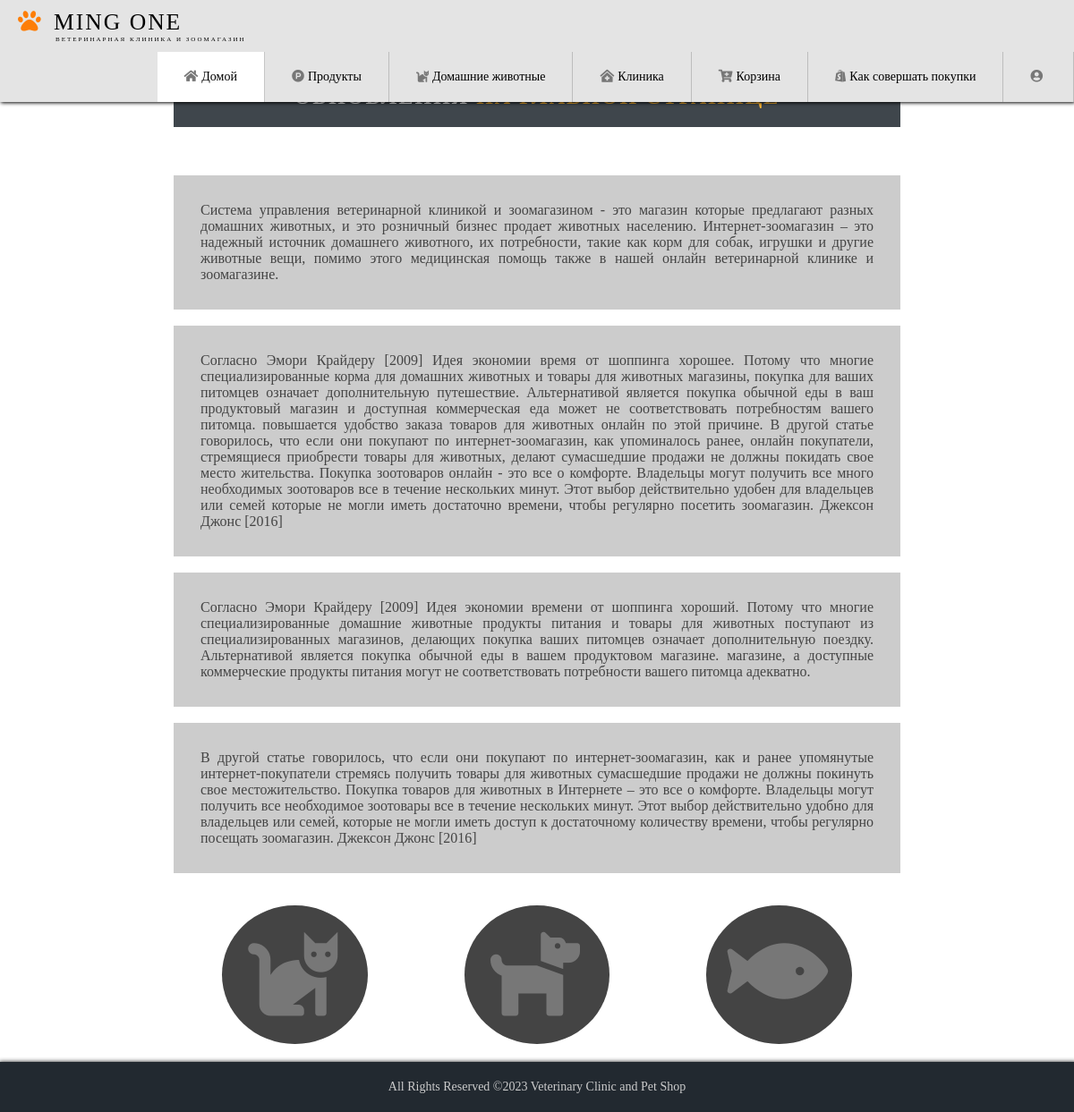
Page /customer/home.php on the committed database.
### tables this page shows
CREATE TABLE `home`  (
  `post_ID` int(10) NOT NULL AUTO_INCREMENT,
  `post_description` varchar(1000) NOT NULL,
  PRIMARY KEY (`post_ID`) USING BTREE
);

### customer/home.php (the view, shortened to what this page needs)
<?php
  $link = mysqli_connect("localhost", "root", "", "dbmingone");
	$sql = "SELECT * FROM `home`";
  $myData = mysqli_query($link,$sql);
?>
<!DOCTYPE html>
<html lang="en">
  <head>
    <link rel="stylesheet" href="../css/header.css" />
    <link rel="stylesheet" href="../css/main.css" />
    <link rel="stylesheet" href="../css/footer.css" />
    <link rel="stylesheet" href="../fontawesome\css\all.css" />
  </head>
  <body>
    <header class="header">
      <a href="#" class="logo">
        <i class="fas fa-paw" style="color: #fd7e07"></i>
        Ming One
        <p style="font-size: 7px; margin-left: 42px">
        ВЕТЕРИНАРНАЯ КЛИНИКА И ЗООМАГАЗИН
        </p>
      </a>
      <ul class="menu">
        <li class="active">
          <a href="./home.php"><i class="fa fa-home"></i>Домой</a>
        </li>
        <li>
          <a href="./products.php"
            ><i class="fab fa-product-hunt"></i>Продукты</a
          >
        </li>
        <li>
          <a href="./pets.php"><i class="fas fa-cat"></i>Домашние животные</a>
        </li>
        <li>
          <a href="./clinic.php"><i class="fas fa-clinic-medical"></i>Клиника</a>
        </li>
        <li>
          <a href="./cart.php"><i class="fa fa-cart-plus"></i>Корзина</a>
        </li>
        <li>
          <a href="./shop.php"><i class="fab fa-shopify"></i>Как совершать покупки</a>
        </li>
        <li style="text-transform: capitalize">
          <a href="../conn/logout.php" title="Click, Auto Signout">
            <i class="fa fa-user-circle"></i
            ><?php echo $_SESSION['uname']; ?>
          </a>
        </li>
      </ul>
    </header>
    <main>
      <h2>ОБНОВЛЕНИЯ <font color="orange">НА ГЛАВНОЙ СТРАНИЦЕ</font></h2>
      <br />
      <section>
      </section>
      <br />
      <p>
        <?php
    while($record = mysqli_fetch_assoc($myData)){
          $pd = $record['post_description'];
          echo"<p style='background: #ccc; color: #444; width:70%; margin:auto; padding: 30px; text-align: justify;'>
        $pd
      </p>
      <br />"; } mysqli_close($link); ?>
      <br />
      <div class="updates" id="coverX">
        <div class="update-0">
          <i class="fas fa-cat"></i>
        </div>
        <div class="update-1">
          <i class="fas fa-dog"></i>
        </div>
        <div class="update-2">
          <i class="fas fa-fish"></i>
        </div>
      </div>
    </main>
    <footer>
      <section class="footer-content">
        <ul class="footer-page">
          <li>All Rights Reserved &copy2023 Veterinary Clinic and Pet Shop</li>
        </ul>
      </section>
    </footer>
  </body>
</html>

### css/header.css (style rules this page uses)
* { margin: 0; padding: 0; box-sizing: border-box; }
body { margin: 0; background: #ccc; height: 80vh; }
a { color: black; }
.active { background-color: #fff; }
.header { background-color: rgb(228, 228, 228); box-shadow: 1px 1px 4px 0 rgba(0, 0, 0, 1); position: fixed; width: 100%; z-index: 3; }
.header ul { margin: 0; padding: 0; list-style-type: none; overflow: hidden; background-color: rgb(228, 228, 228); }
.header ul a { display: block; padding: 20px; font-size: 14px; border-right: 1px solid #aaaa; text-decoration: none; }
.header .logo { float: left; display: block; font-size: 1.6em; padding: 10px 20px; letter-spacing: 2px; text-decoration: none; text-transform: uppercase; }
.header .menu { clear: both; max-height: 0; transition: max-height 0.2s ease-out; }
i { margin: 0px 4px 0px 0px; color: #777; }
@media (min-width: 1000px) { .header li { float: left; } }
@media (min-width: 1000px) { .header li a { padding: 20px 30px; } }
@media (min-width: 1000px) { .header .menu { clear: none; float: right; max-height: none; } }

### css/main.css (style rules this page uses)
main { color: rgb(92, 92, 92); text-align: center; background-color: #fff; position: relative; top: 55px; height: auto; padding: 20px; align-items: center; }
h2 { padding: 20px; letter-spacing: 2px; width: 70%; margin: auto; color: white; opacity: 0.8; background: #101820ff; }
@media screen and (max-width: 1200px) { main { height: auto; } }
.updates { width: 70%; align-items: center; margin: auto; display: flex; justify-content: space-around; }
.update-0 { background-color: rgb(68, 68, 68); width: 20%; height: 20%; border-radius: 50%; padding: 20px; font-size: 100px; }
.update-1 { background-color: rgb(68, 68, 68); width: 20%; height: 20%; border-radius: 50%; padding: 20px; font-size: 100px; }
.update-2 { background-color: rgb(68, 68, 68); width: 20%; height: 20%; border-radius: 50%; padding: 20px; font-size: 100px; }
#coverX { animation: dropY 1.5s; }

### css/footer.css (style rules this page uses)
footer { position: relative; background-color: #101820ff; top: 55px; width: 100%; height: auto; box-shadow: 1px 2px 5px 2px rgb(0, 0, 0); opacity: 0.9; }
.footer-content { display: flex; }
.footer-page { width: 30%; display: flex; justify-content: space-around; list-style: none; margin: 20px auto; }
.footer-page li { color: #ccc; font-size: 14px; }
@media screen and (min-width: 769px) { .footer-page { width: 100%; width: auto; } }
@media screen and (min-width: 769px) { .footer-page li { padding: 0px 5px; } }

### rows in the picture
home: post_description "Система управления ветеринарной клиникой и зоомагазином - это магазин которые предлагают разных домашних животных, и это розничный бизнес продает животных населению. Интернет-зоомагазин – это надежный источник домашнего животного, их потребности, такие как корм для собак, игрушки и другие животные вещи, помимо этого медицинская помощь также в нашей онлайн ветеринарной клинике и зоомагазине."
home: post_description "Согласно Эмори Крайдеру [2009] Идея экономии время от шоппинга хорошее. Потому что многие специализированные корма для домашних животных и товары для животных магазины, покупка для ваших питомцев означает дополнительную путешествие. Альтернативой является покупка обычной еды в ваш продуктовый магазин и доступная коммерческая еда может не соответствовать потребностям вашего питомца. повышается удобство заказа товаров для животных онлайн по этой причине. В другой статье говорилось, что если они покупают по интернет-зоомагазин, как упоминалось ранее, онлайн покупатели, стремящиеся приобрести товары для животных, делают сумасшедшие продажи не должны покидать свое место жительства. Покупка…"
home: post_description "Согласно Эмори Крайдеру [2009] Идея экономии времени от шоппинга хороший. Потому что многие специализированные домашние животные продукты питания и товары для животных поступают из специализированных магазинов, делающих покупка ваших питомцев означает дополнительную поездку. Альтернативой является покупка обычной еды в вашем продуктовом магазине. магазине, а доступные коммерческие продукты питания могут не соответствовать потребности вашего питомца адекватно."
home: post_description "В другой статье говорилось, что если они покупают по интернет-зоомагазин, как и ранее упомянутые интернет-покупатели стремясь получить товары для животных сумасшедшие продажи не должны покинуть свое местожительство. Покупка товаров для животных в Интернете – это все о комфорте. Владельцы могут получить все необходимое зоотовары все в течение нескольких минут. Этот выбор действительно удобно для владельцев или семей, которые не могли иметь доступ к достаточному количеству времени, чтобы регулярно посещать зоомагазин. Джексон Джонс [2016]"
